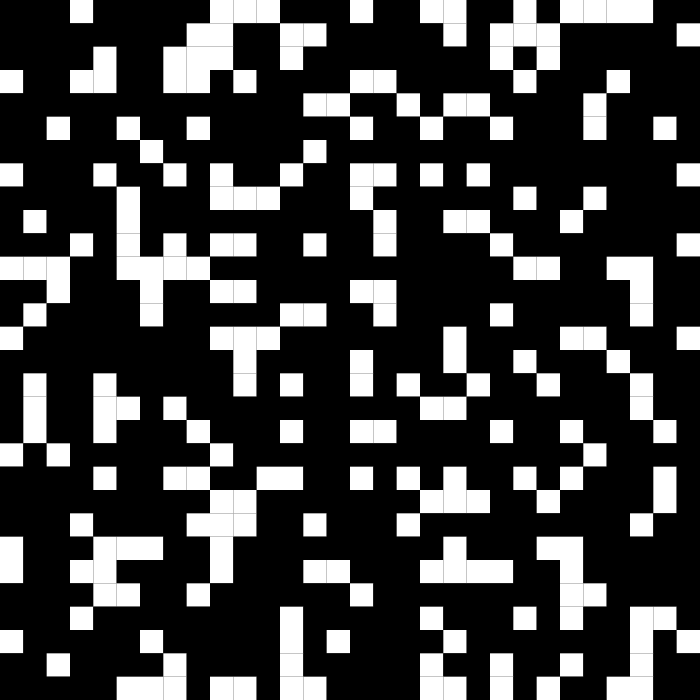
Frame 1 (no input)
Frame 60 (the mouse pressed at the canvas centre just before this capture): identical to frame 1, image omitted
Frame 120 (the mouse held since frame 60 and released just before this capture): identical to frame 1, image omitted

The Processing sketch that drew this single still picture (run headless with seeded random() and noise(); from frame 60 on, the mouse is pressed at the canvas centre):

// Processing sketch: processing_129694
// ── processing_129694.pde

/**
Here is a modified version of Professor Andrew's game of life code,
with wrapping around.

Alexandre Seite
**/
int numCellsX = 30; 
int numCellsY = 30; 
float cellWidth, cellHeight; 
Cell[] cells; 
boolean paused = true;

void setup() {
  size(700, 700);
  cellWidth = (float)width / numCellsX;
  cellHeight = (float)height / numCellsY;
  reset();
}

void reset() {
  cells = new Cell[numCellsX * numCellsY];
  for (int j = 0; j < numCellsY; j++) {
    for (int i = 0; i < numCellsX; i++) {
      int index = i + j*numCellsX;
      cells[index] = new Cell(i, j);
      if ((int)random(4) == 0) {
        cells[index].nextState =true;
      }
    }
  }
  for (int j = 0; j < numCellsY; j++) {
    for (int i = 0; i < numCellsX; i++) {
      int index = i + j*numCellsX;
      if (i - 1 >= 0 && j - 1 >= 0 && i + 1 < numCellsX && j+1<numCellsY){
        cells[index].addNeighbor( cells[index-1]);
        cells[index].addNeighbor( cells[index+1]);
        cells[index].addNeighbor( cells[index-numCellsX]);
        cells[index].addNeighbor( cells[index-numCellsX-1]);
        cells[index].addNeighbor( cells[index-numCellsX+1]);
        cells[index].addNeighbor( cells[index+numCellsX]);
        cells[index].addNeighbor( cells[index+numCellsX+1]);
        cells[index].addNeighbor( cells[index+numCellsX-1]);
      }
      if (i==0 && j>0 && j+1<numCellsY){
        cells[index].addNeighbor(cells[index-1]);
        cells[index].addNeighbor(cells[index-numCellsX]);
        cells[index].addNeighbor(cells[index-numCellsX+1]);
        cells[index].addNeighbor(cells[index+1]);
        cells[index].addNeighbor(cells[index+numCellsX-1]);
        cells[index].addNeighbor(cells[index+numCellsX]);
        cells[index].addNeighbor(cells[index+numCellsX+1]);
        cells[index].addNeighbor(cells[index+2*numCellsX-1]);
      }
      if (j==0 && i>0 && i+1<numCellsX){
        cells[index].addNeighbor(cells[index+1]);
        cells[index].addNeighbor(cells[index-1]);
        cells[index].addNeighbor(cells[index+numCellsX-1]);
        cells[index].addNeighbor(cells[index+numCellsX]);
        cells[index].addNeighbor(cells[index+numCellsX+1]);
        cells[index].addNeighbor(cells[(numCellsY-1)*numCellsX+index]);
        cells[index].addNeighbor(cells[(numCellsY-1)*numCellsX+index+1]);
        cells[index].addNeighbor(cells[(numCellsY-1)*numCellsX+index-1]);
      }
      if (i==numCellsX-1 && j>0 && j+1<numCellsY){
        cells[index].addNeighbor(cells[index+1]);
        cells[index].addNeighbor(cells[index-1]);
        cells[index].addNeighbor( cells[index-numCellsX]);
        cells[index].addNeighbor( cells[index-numCellsX-1]);
        cells[index].addNeighbor(cells[index-numCellsX+1]);
        cells[index].addNeighbor(cells[index-2*numCellsX+1]);
        cells[index].addNeighbor(cells[index+numCellsX-1]);
        cells[index].addNeighbor(cells[index+numCellsX]);
      }
      if (j==numCellsY-1 && i>0 && i+1<numCellsX){
        cells[index].addNeighbor(cells[index+1]);
        cells[index].addNeighbor(cells[index-1]);
        cells[index].addNeighbor( cells[index-numCellsX]);
        cells[index].addNeighbor( cells[index-numCellsX-1]);
        cells[index].addNeighbor( cells[index-numCellsX+1]);
        cells[index].addNeighbor(cells[i-1]);
        cells[index].addNeighbor(cells[i]);
        cells[index].addNeighbor(cells[i+1]);
      }
      if (index==0){
        cells[index].addNeighbor(cells[1]);
        cells[index].addNeighbor(cells[numCellsX-1]);
        cells[index].addNeighbor(cells[numCellsX]);
        cells[index].addNeighbor(cells[numCellsX+1]);
        cells[index].addNeighbor(cells[2*numCellsX-1]);
        cells[index].addNeighbor(cells[(numCellsY-1)*numCellsX]);
        cells[index].addNeighbor(cells[(numCellsY-1)*numCellsX+1]);
        cells[index].addNeighbor(cells[(numCellsY)*numCellsX-1]);
      }
      if (index==numCellsX-1){
        cells[index].addNeighbor(cells[0]);
        cells[index].addNeighbor(cells[index-1]);
        cells[index].addNeighbor(cells[index+1]);
        cells[index].addNeighbor(cells[index+numCellsX-1]);
        cells[index].addNeighbor(cells[index+numCellsX]);
        cells[index].addNeighbor(cells[numCellsX*numCellsY-1]);
        cells[index].addNeighbor(cells[numCellsX*numCellsY-2]);
        cells[index].addNeighbor(cells[(numCellsY-1)*numCellsX]);
      }
      if (index==(numCellsY-1)*numCellsX){
        cells[index].addNeighbor(cells[0]);
        cells[index].addNeighbor(cells[1]);
        cells[index].addNeighbor(cells[index-1]);
        cells[index].addNeighbor(cells[index+1]);
        cells[index].addNeighbor(cells[numCellsX-1]);
        cells[index].addNeighbor(cells[numCellsX*numCellsY-1]);
        cells[index].addNeighbor(cells[index-numCellsX]);
        cells[index].addNeighbor(cells[index-numCellsX+1]);
      }
      if (index==numCellsX*numCellsY-1){
        cells[index].addNeighbor(cells[0]);
        cells[index].addNeighbor(cells[numCellsX-1]);
        cells[index].addNeighbor(cells[numCellsX-2]);
        cells[index].addNeighbor(cells[index-1]);
        cells[index].addNeighbor(cells[index-numCellsX]);
        cells[index].addNeighbor(cells[index-numCellsX-1]);
        cells[index].addNeighbor(cells[index-numCellsX+1]);
        cells[index].addNeighbor(cells[index-2*numCellsX+1]);
      }
    }
  }
}


void draw() {
  background(0);
  if (! paused) {
    for (Cell cell: cells) {
      cell.update();
    }
  }
  for (Cell cell: cells) {
    cell.paint();
  }
}

class Cell {
  boolean state; 
  boolean nextState; 
  float x, y; 
  Cell[] neighbors; 
  int numNeighbors;
  
  Cell(int i, int j) {
    state = false;
    nextState = false; 
    x = i*cellWidth + cellWidth/2;
    y = j*cellHeight + cellHeight/2;
    neighbors = new Cell[8];
    numNeighbors =0;
  }

  void addNeighbor(Cell neighbor) {
    neighbors[numNeighbors] = neighbor;
    numNeighbors++;
  }

  void update() {
    int neighborCount = 0;
    for (int i = 0; i < numNeighbors;i++) {
      if (neighbors[i].state) {
        neighborCount++;
      }
    }
    if (neighborCount <2 || neighborCount > 3) {
      nextState = false;
    }
    else if (neighborCount == 3) {
      // Rule 2: if exactly three neighbors, turn on
      nextState = true;
    }
  }

  void paint() {
    if (nextState) {
      fill(255);
    }
    else {
      fill(0);
    }
    state = nextState;
    noStroke();
    rectMode(CENTER);
    rect(x, y, cellWidth, cellHeight);
  }
}

void mouseClicked() {
  int i = (int)map(mouseX, 0, width, 0, numCellsX);
  int j = (int)map(mouseY, 0, height, 0, numCellsY);
  int index = i + j*numCellsX;

  cells[index].nextState = ! cells[index].nextState;
}

void keyPressed() {
  switch(key) {
  case 'p':
    paused = !paused;
    break;

  case 'r':
    paused =true;
    reset();
    break;
  }
}
